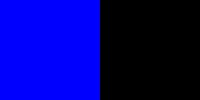
#> input picture img1.jpg, 200 x 100 px
$ jupyter execute --allow-errors Untitled-checkpoint.ipynb
#> lines starting #> are read from the running program, lines starting #| are printed output that depends on the picture
[cell 1]
# import numpy
import numpy as np
#> (the rest of this cell did not finish here and is left out)

[cell 2]
#skiimg
from skimage import io
import matplotlib.pyplot as plt
#> (the rest of this cell did not finish here and is left out)

[cell 3]
#matplot
import cv2
from matplotlib import pyplot as plt
img = cv2.imread('img1.jpg',0)
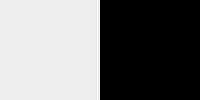
#> img: shape (100, 200); min 0, max 31, mean 14.5; drawn with min black and max white
histr = cv2.calcHist([img],[0],None,[256],[0,256])
#> histr = 256 values, max 10000 at index 0, min 0 at index 1, mean 78.12
plt.plot(histr)
plt.show()
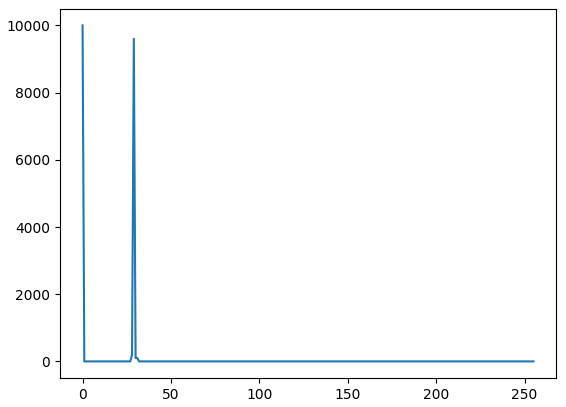
#> figure drawn by matplotlib, 1 panel; curve peaks at x = 0, y = 10000

[cell 4]
import numpy as np
import cv2 as cv
from matplotlib import pyplot as plt
img = cv.imread('img1.jpg')
#> img is the input picture: shape (100, 200, 3); mean B, G, R 127, 0.1, 0.1
plt.imshow(img)
plt.show()
img = cv.imread('img1.jpg',0)
plt.hist(img.ravel(),256,[0,256]);
plt.show()
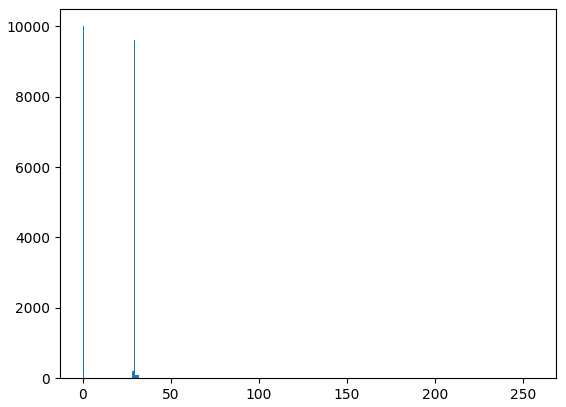
#> figure drawn by matplotlib, 1 panel; tallest bar 10000 high, from x = 0 to 1

[cell 5]
from skimage import io
import matplotlib.pyplot as plt
#> (the rest of this cell did not finish here and is left out)

[cell 6]
import cv2
import numpy as np
image=cv2.imread('img1.jpg')

cv2.imshow('Original Image',image)
cv2.waitKey(0)

Gaussian=cv2.GaussianBlur(image,(7,7),0)
cv2.imshow('Gaussian Blurring',Gaussian)
cv2.waitKey(0)

median=cv2.medianBlur(image,5)
cv2.imshow('Median Blurring',median)
cv2.waitKey(0)

bilateral=cv2.bilateralFilter(image,9,75,75)
cv2.imshow('Bilateral Blurring',bilateral)
cv2.waitKey(0)
cv2.destroyAllWindows()

$ run again, with img2.jpg copied over img1.jpg
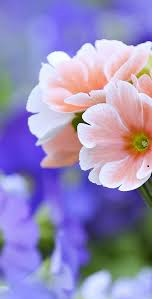
#> input picture img2.jpg, 168 x 299 px
#> `img = cv2.imread('img1.jpg',0)`:
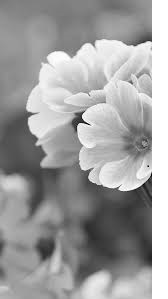
#> img: shape (299, 168); min 0, max 255, mean 159.1
#> histr = 256 values, max 4795 at index 255, min 0 at index 2, mean 196.2
#> img is the input picture: shape (299, 168, 3); mean B, G, R 194.5, 151.2, 160.9
#> `Gaussian=cv2.GaussianBlur(image,(7,7),0)`:
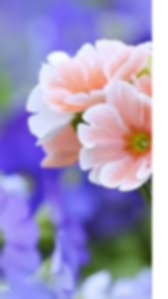
#> Gaussian: shape (299, 168, 3); mean B, G, R 194.5, 151.2, 160.9
